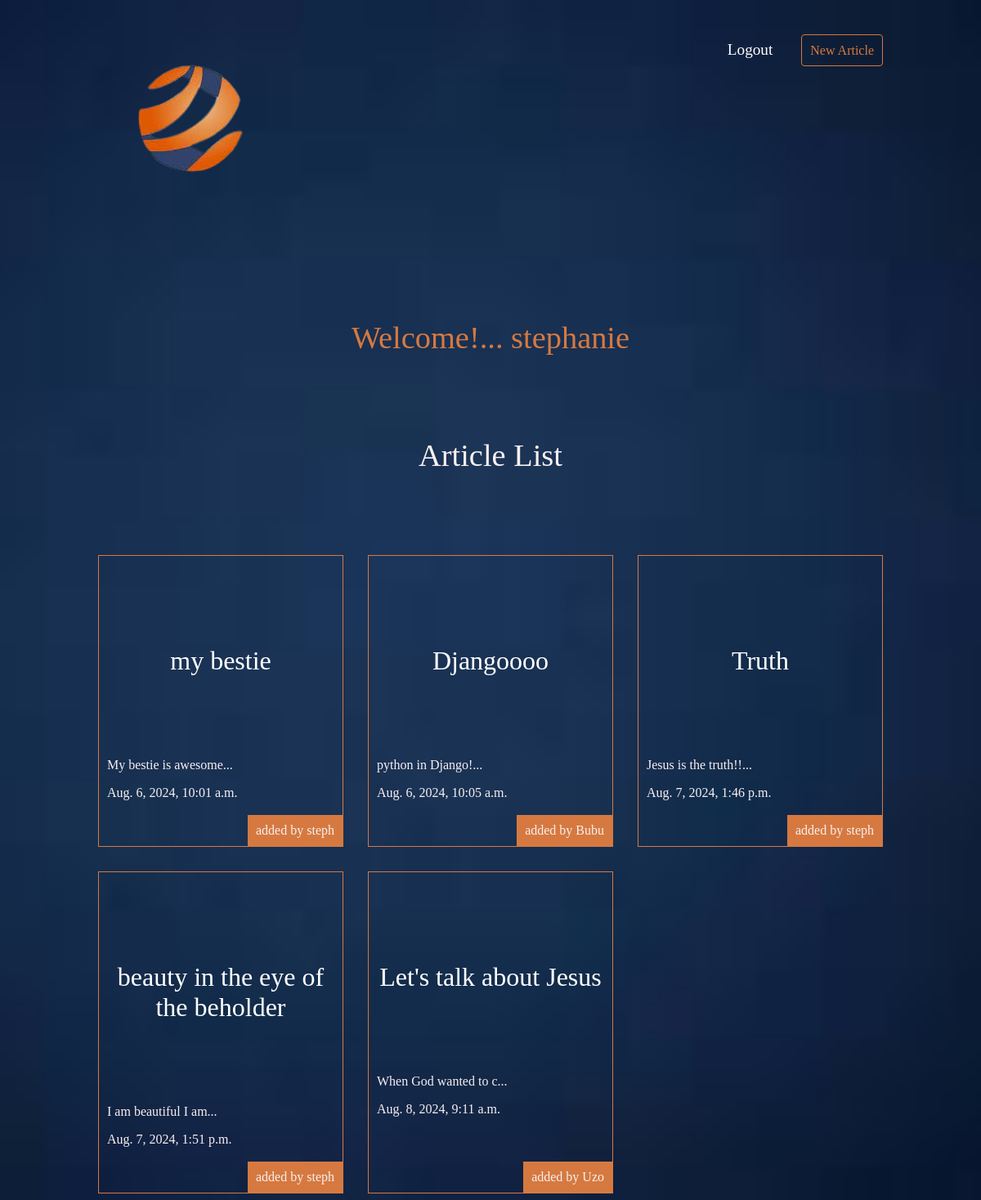
The page /telegram_bot/hello/ (signed in) on the database its author committed.
### telegram_bot/models.py (models this page shows, shortened)
class Article(models.Model):
    title = models.CharField(max_length =100)
    slug = models.SlugField()
    body = models.TextField()
    date = models.DateTimeField(auto_now_add = True)
    thumb = models.ImageField(default = "default.png", blank = True)
    author = models.ForeignKey(User,on_delete=models.CASCADE,default=None)
    def snippet(self):
        return self.body[:20] + "..."

### telegram_bot/views.py (the view)
# urls.py: path('', article_views.article_list, name='home'),
def article_list(request):
    a_list = Article.objects.all().order_by('date')
    return render(request, 'hello/article_list.html',{'articles':a_list})

### telegram_bot/templates/hello/article_list.html
{% extends 'base_layout.html' %}
{% block content %}
    <h1 style="color: #D67940;"> Welcome!... {{ request.user.username }}</h1>
    <h1>Article List</h1>
<div class="articles">
  {% for article in articles%}
    <div class = "article">
        <h2><a href="{% url 'articles:detail' slug=article.slug %}">{{article.title}}</a></h2>
        <p>{{article.snippet}}</p>
        <p>{{article.date}}</p>
        <p class = author>added by {{article.author.username}}</p>
    </div>
  {% endfor %}
</div>
{% endblock %}

### my_first_bot/mystaticfiles/styles.css (style rules this page uses)
body { background-color: #0f120f; background-image: url('blue.png'); background-size: cover; background-position: center; font-family: Ubuntu ; color: #f7f0f0; }
h1,h2,h3,h4,h5 { font-weight: normal; margin:0; }
a,a:hover,a:visited { color:#fff; text-decoration: none; }
div.wrapper h1 { text-align:center; margin: 100px auto; font-size: 2.4em; }
div.wrapper h2 { text-align:center; margin: 100px auto; font-size: 2em; }
.articles { display:grid; grid-template-columns: 1fr 1fr 1fr; grid-gap:30px; }
.article { padding:10px; border: 1px solid #D67940; position: relative; padding-bottom:40px; }
.article h2 { font-size:2em; }
.article .author { padding: 10px; background: #D67940; position: absolute; right: 0; bottom:0; margin:0; }

### rows shown on the page
Article: title "my bestie", snippet "My bestie is awesome...", date "Aug. 6, 2024, 10:01 a.m.", author.username "steph"
Article: title "Djangoooo", snippet "python in Django!...", date "Aug. 6, 2024, 10:05 a.m.", author.username "Bubu"
Article: title "Truth", snippet "Jesus is the truth!!...", date "Aug. 7, 2024, 1:46 p.m.", author.username "steph"
Article: title "beauty in the eye of the beholder", snippet "I am beautiful I am...", date "Aug. 7, 2024, 1:51 p.m.", author.username "steph"
Article: title "Let's talk about Jesus", snippet "When God wanted to c...", date "Aug. 8, 2024, 9:11 a.m.", author.username "Uzo"

### other values the page prints
{{ request.user.username }} "stephanie"
